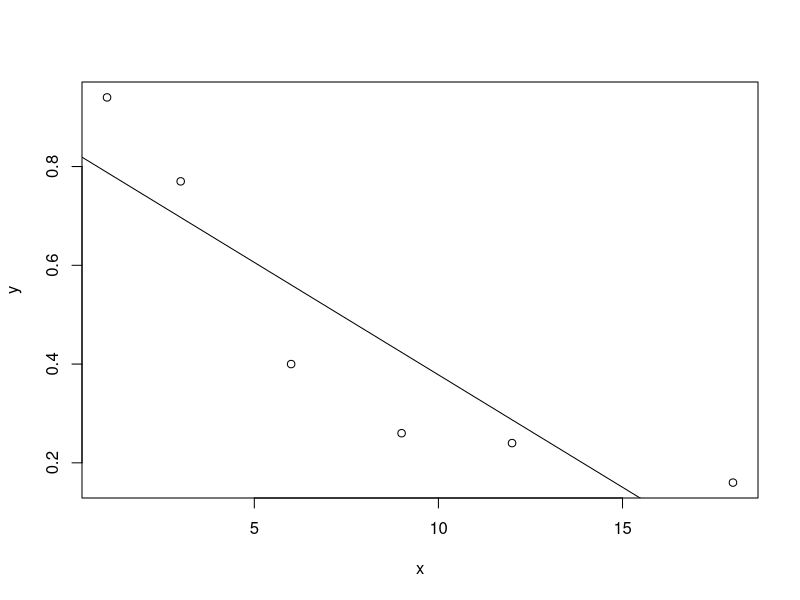
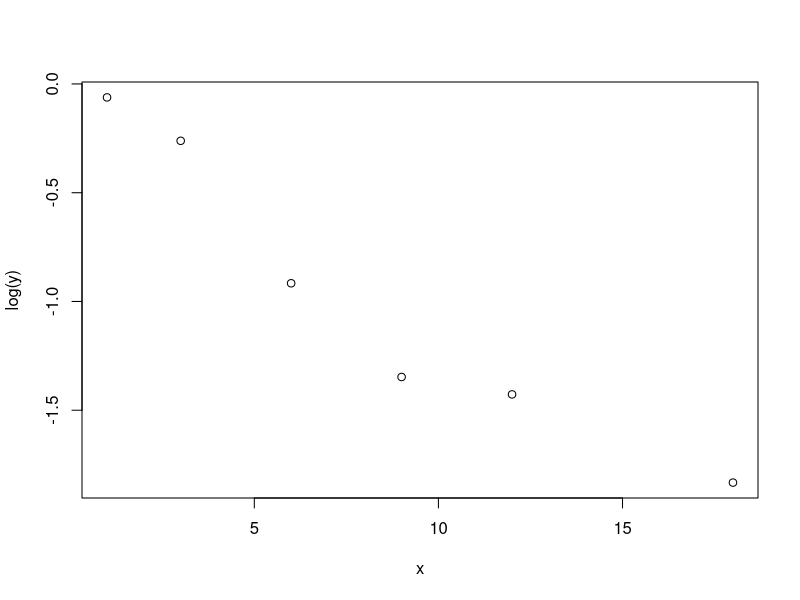
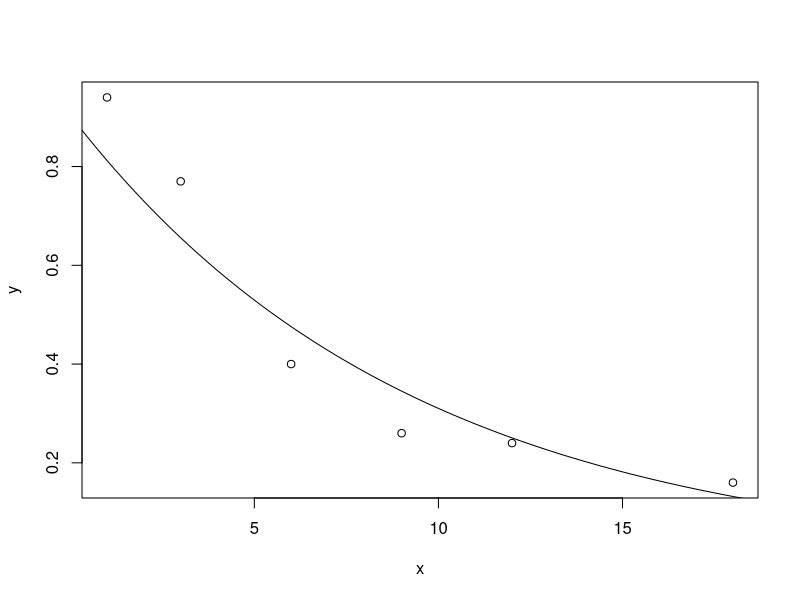
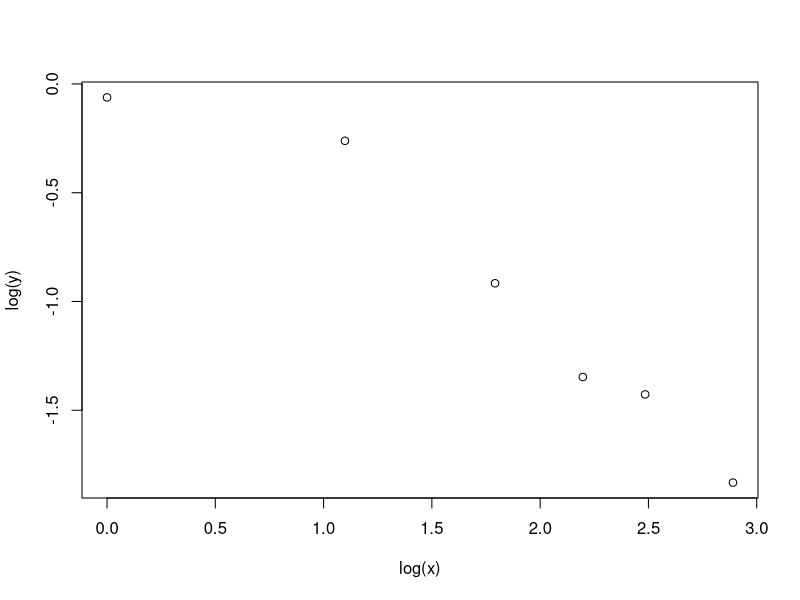
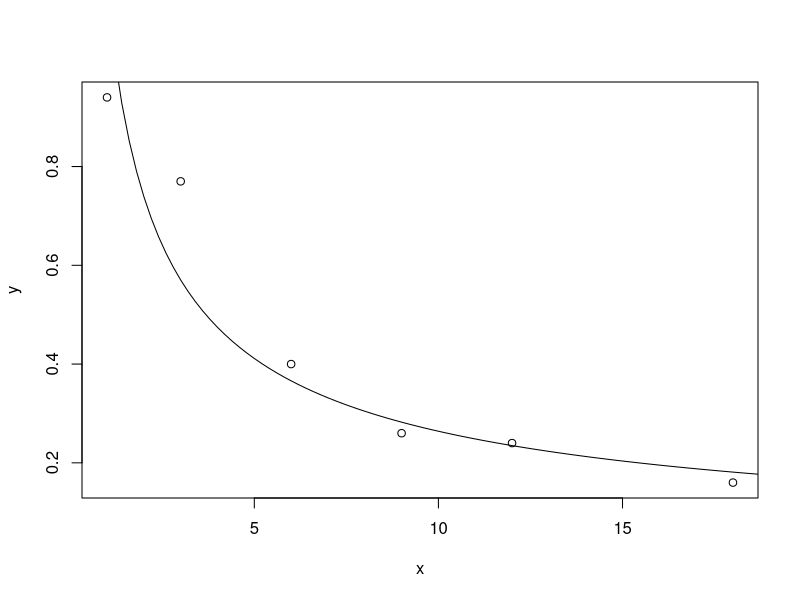

Reproduce these figures in R, in order.
# Lecture 1 - extensions of linear models

# Murdock (1961) data

x = c(1,3,6,9,12,18) # retention intervals (in seconds)
y = c(0.94, 0.77, 0.40, 0.26, 0.24, 0.16) # proportion recalled

plot(y~x)

# linear model
model1 = lm(y~x)
summary(model1)

# extract parameters (a = intercept, b=slope)
a = model1$coefficients[1]
b = model1$coefficients[2]

curve(a+b*x, 
      from=0, to=20,
      add=T)

# exponential model
plot(log(y)~x)


model2 = lm(log(y)~x)
summary(model2)

int = model2$coefficients[1]
slope = model2$coefficients[2]

# plot exponential curve on data
plot(y~x)
a = exp(int)
b = exp(slope)
curve(a*b^x, 0, 20, add=T)


# power function model
plot(log(y) ~ log(x))

model3 = lm(log(y)~log(x))
summary(model3)

int = model3$coefficients[1]
slope = model3$coefficients[2]

# plot power curve on data
plot(y~x)
a = exp(int)
b = slope
curve(a*x^b, 0, 20, add=T)


# computing model fit
summary(model1)
summary(model2)
summary(model3)
